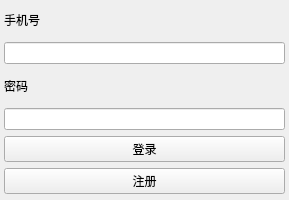
<?xml version="1.0" encoding="UTF-8"?>
<ui version="4.0">
 <class>LogInSignUpForm</class>
 <widget class="QMainWindow" name="LogInSignUpForm">
  <property name="geometry">
   <rect>
    <x>0</x>
    <y>0</y>
    <width>289</width>
    <height>200</height>
   </rect>
  </property>
  <property name="minimumSize">
   <size>
    <width>289</width>
    <height>200</height>
   </size>
  </property>
  <property name="maximumSize">
   <size>
    <width>289</width>
    <height>200</height>
   </size>
  </property>
  <property name="focusPolicy">
   <enum>Qt::NoFocus</enum>
  </property>
  <property name="windowTitle">
   <string>Login</string>
  </property>
  <property name="styleSheet">
   <string notr="true"/>
  </property>
  <widget class="QWidget" name="centralwidget">
   <widget class="QWidget" name="layoutWidget">
    <property name="geometry">
     <rect>
      <x>4</x>
      <y>3</y>
      <width>281</width>
      <height>191</height>
     </rect>
    </property>
    <layout class="QVBoxLayout" name="verticalLayout">
     <item>
      <widget class="QLabel" name="label_login">
       <property name="minimumSize">
        <size>
         <width>0</width>
         <height>0</height>
        </size>
       </property>
       <property name="styleSheet">
        <string notr="true"/>
       </property>
       <property name="text">
        <string>手机号</string>
       </property>
      </widget>
     </item>
     <item>
      <widget class="QLineEdit" name="Log_input"/>
     </item>
     <item>
      <widget class="QLabel" name="label_password">
       <property name="layoutDirection">
        <enum>Qt::LeftToRight</enum>
       </property>
       <property name="styleSheet">
        <string notr="true"/>
       </property>
       <property name="text">
        <string>密码</string>
       </property>
      </widget>
     </item>
     <item>
      <widget class="QLineEdit" name="Password_input"/>
     </item>
     <item>
      <widget class="QPushButton" name="Log_btn">
       <property name="text">
        <string>登录</string>
       </property>
       <property name="autoRepeat">
        <bool>false</bool>
       </property>
      </widget>
     </item>
     <item>
      <widget class="QPushButton" name="Sgn_btn">
       <property name="text">
        <string>注册</string>
       </property>
      </widget>
     </item>
    </layout>
   </widget>
  </widget>
 </widget>
 <resources/>
 <connections/>
</ui>
